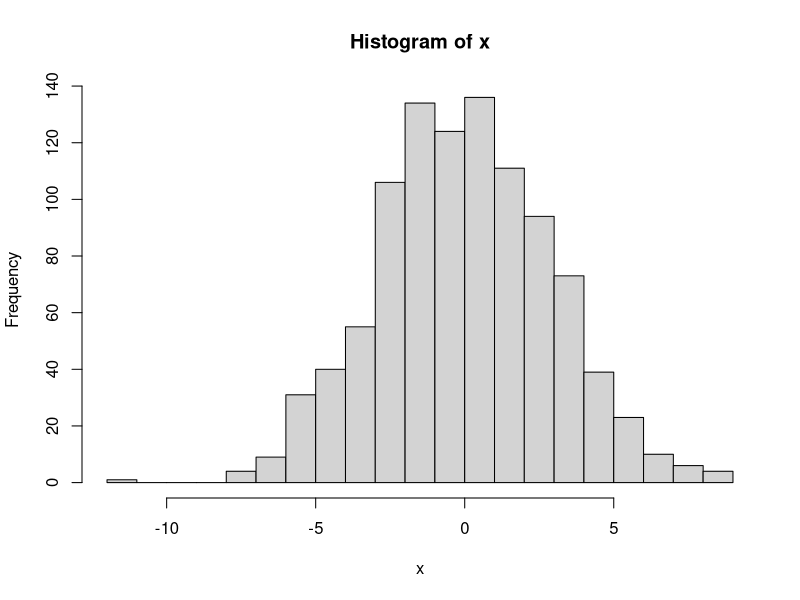
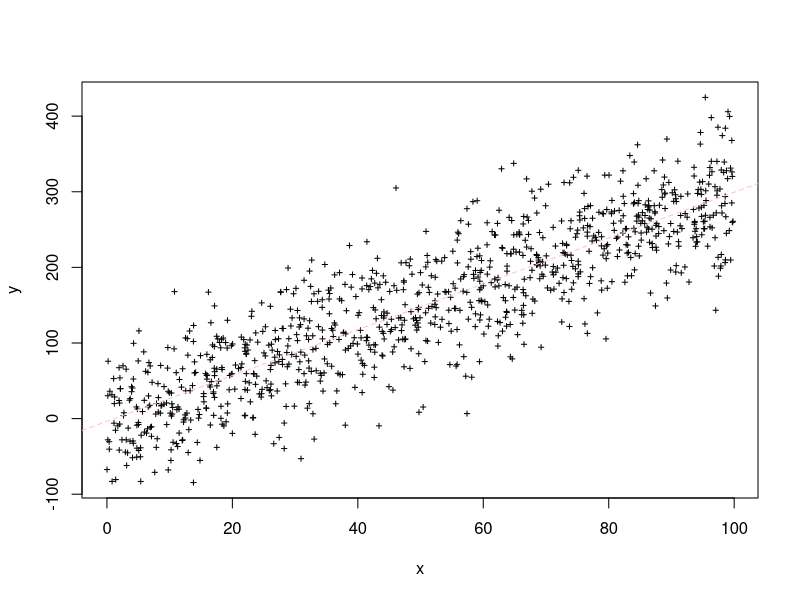

The R source for these figures, in order:
###this script creates data and a few plots.

x <- rnorm(n = 1000, mean=0, sd=3)
hist(x, nclass=20)

###this is Damien's comment
m <- 3
b <- -2
eps <- rnorm(1000,mean=0,sd=50)

x <- runif(1000, 0,100)
y <- m*x+b+eps

plot(x,y, cex=.5, col="black", pch=3)
########


abline(lm(y~x), lty=2, col="pink")

## Alexanders's Comment
